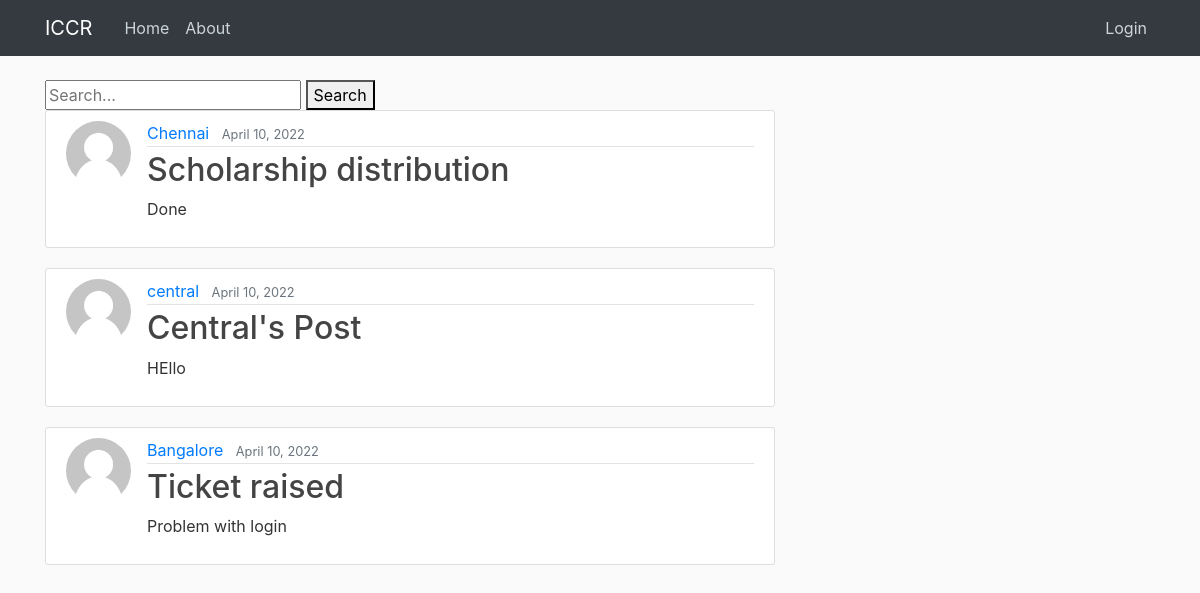
The page / on the database its author committed.
### central/models.py (models this page shows, shortened)
class Post(models.Model):
    title = models.CharField(max_length=100)
    content = models.TextField()
    date_posted = models.DateTimeField(default=timezone.now)
    author = models.ForeignKey(User, on_delete=models.CASCADE)

### users/models.py (models this page shows, shortened)
class Profile(models.Model):
    user = models.OneToOneField(User, on_delete=models.CASCADE)
    image = models.ImageField(default="default.jpg", upload_to="profile_pics")

### central/views.py (the view)
# urls.py: 2. Add a URL to urlpatterns:  path('', views.home, name='home')
def home(request):
    context = {"posts": Post.objects.all()}
    return render(request, "central/home.html", context)

### central/templates/central/home.html
{%extends "central/base.html" %} {% block content%}
<div>
  <form method="GET">
    <input type="text" name="q" id="id_q" placeholder="Search..." />
    <button type="submit">Search</button>
  </form>
</div>
{% for post in posts%}
<article class="media content-section">
  <img
    src="{{post.author.profile.image.url}}"
    class="rounded-circle article-img"
  />
  <div class="media-body">
    <div class="article-metadata">
      <a class="mr-2" href="{% url 'user-posts' post.author.username%}"
        >{{ post.author }}</a
      >
      <small class="text-muted">{{ post.date_posted|date:"F d, Y" }}</small>
    </div>
    <h2>
      <a class="article-title" href="{% url 'post-detail' post.id %}"
        >{{ post.title }}</a
      >
    </h2>
    <p class="article-content">{{ post.content }}</p>
  </div>
</article>
{% endfor %}{% endblock%}

### central/templates/central/base.html (shortened to what this page needs)
{%load static%}
<!DOCTYPE html>
<html lang="en">
  <head>
    <link
      rel="stylesheet"
      href="https://stackpath.bootstrapcdn.com/bootstrap/4.5.2/css/bootstrap.min.css"
    />
    <link rel="stylesheet" href="{% static 'central/main.css'%}" type="text/css">
  </head>
  <body>
    <header class="site-header">
      <nav class="navbar navbar-expand-md navbar-dark bg-dark fixed-top">
        <div class="container">
          <a class="navbar-brand mr-4" href="{% url 'home'%}">ICCR</a>
          <div class="collapse navbar-collapse" id="navbarToggle">
            <div class="navbar-nav mr-auto">
              <a class="nav-item nav-link" href="{% url 'home'%}">Home</a>
              <a class="nav-item nav-link" href="{% url 'about'%}">About</a>
            </div>
            <div class="navbar-nav">
                {%if user.is_authenticated and user.is_superuser %}
                <a class="nav-item nav-link" href="{% url 'post-create'%}">New Post</a>
                <a class="nav-item nav-link" href="{% url 'profile'%}">Profile</a>
                <a class="nav-item nav-link" href="{% url 'iccr'%}">ICCR</a>
                <a class="nav-item nav-link" href="{% url 'logout'%}">Logout</a>
                {% elif user.is_authenticated and user.username == "Chennai" %}
                <a class="nav-item nav-link" href="{% url 'post-create'%}">New Post</a>
                <a class="nav-item nav-link" href="{% url 'profile'%}">Profile</a>
                <a class="nav-item nav-link" href="{% url 'regional'%}">Regional</a>
                <a class="nav-item nav-link" href="{% url 'logout'%}">Logout</a>
                {% elif user.is_authenticated and user.username == "Bangalore" %}
                <a class="nav-item nav-link" href="{% url 'post-create'%}">New Post</a>
                <a class="nav-item nav-link" href="{% url 'profile'%}">Profile</a>
                <a class="nav-item nav-link" href="{% url 'regional'%}">Regional</a>
                <a class="nav-item nav-link" href="{% url 'logout'%}">Logout</a>
                {%else%}
                <a class="nav-item nav-link" href="{% url 'login'%}">Login</a>
                {%endif%}
              </div>
          </div>
        </div>
      </nav>
    </header>
    <main role="main" class="container">
        <div class="row">
          <div class="col-md-8">
            {% block content %}{% endblock %}
          </div>
        </div>
      </main>
  </body>
</html>

### central/static/central/main.css (style rules this page uses)
body { background: #fafafa; color: #333333; margin-top: 5rem; }
h1, h2, h3, h4, h5, h6 { color: #444444; }
.site-header .navbar-nav .nav-link { color: #cbd5db; }
.content-section { background: #ffffff; padding: 10px 20px; border: 1px solid #dddddd; border-radius: 3px; margin-bottom: 20px; }
.article-title { color: #444444; }
.article-content { white-space: pre-line; }
.article-img { height: 65px; width: 65px; margin-right: 16px; }
.article-metadata { padding-bottom: 1px; margin-bottom: 4px; border-bottom: 1px solid #e3e3e3; }

### rows shown on the page
Post: author.profile.image (placeholder picture), author "Chennai", date_posted "April 10, 2022", title "Scholarship distribution", content "Done"
Post: author.profile.image (placeholder picture), author "central", date_posted "April 10, 2022", title "Central's Post", content "HEllo"
Post: author.profile.image (placeholder picture), author "Bangalore", date_posted "April 10, 2022", title "Ticket raised", content "Problem with login"
